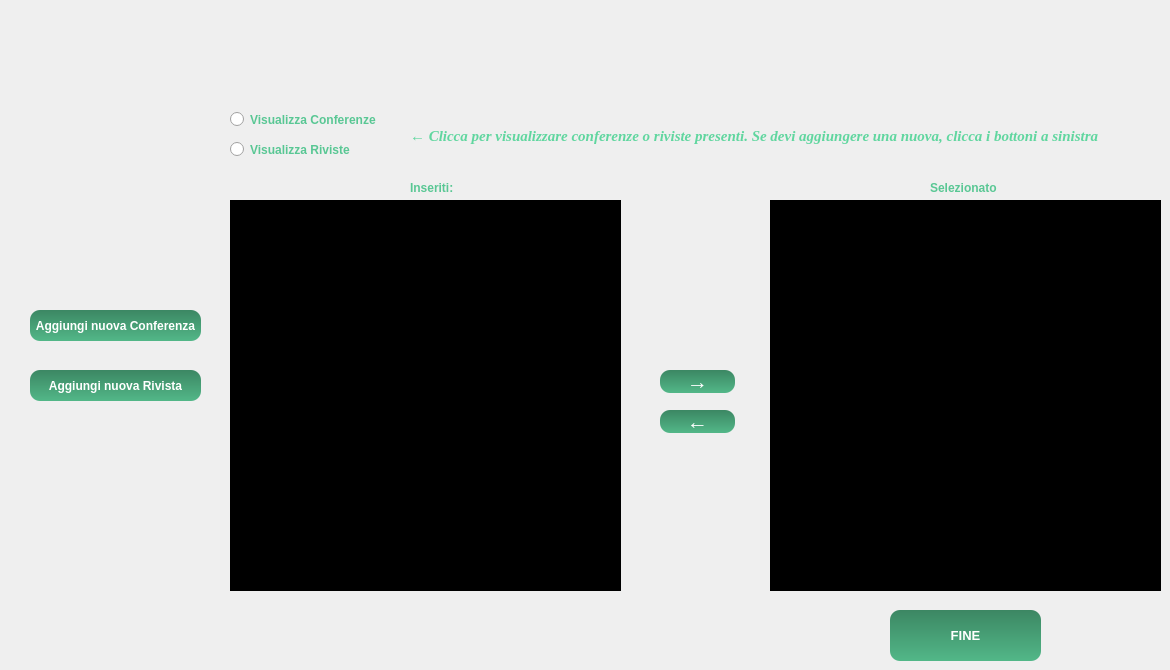
    <widget class="QWidget" name="paginaSelezioneConferenzaOrivista">
     <widget class="QRadioButton" name="radioPrendiConferenze">
      <property name="geometry">
       <rect>
        <x>230</x>
        <y>110</y>
        <width>161</width>
        <height>19</height>
       </rect>
      </property>
      <property name="font">
       <font>
        <family>Tahoma</family>
        <pointsize>9</pointsize>
        <weight>75</weight>
        <bold>true</bold>
       </font>
      </property>
      <property name="styleSheet">
       <string notr="true">color: rgb(89, 199, 148);</string>
      </property>
      <property name="text">
       <string>Visualizza Conferenze</string>
      </property>
     </widget>
     <widget class="QRadioButton" name="radioPrendiRiviste">
      <property name="geometry">
       <rect>
        <x>230</x>
        <y>140</y>
        <width>131</width>
        <height>19</height>
       </rect>
      </property>
      <property name="font">
       <font>
        <family>Tahoma</family>
        <pointsize>9</pointsize>
        <weight>75</weight>
        <bold>true</bold>
       </font>
      </property>
      <property name="styleSheet">
       <string notr="true">color: rgb(89, 199, 148);</string>
      </property>
      <property name="text">
       <string>Visualizza Riviste</string>
      </property>
     </widget>
     <widget class="QListWidget" name="conferenzaOrivistaSelezionata">
      <property name="geometry">
       <rect>
        <x>770</x>
        <y>200</y>
        <width>391</width>
        <height>391</height>
       </rect>
      </property>
      <property name="font">
       <font>
        <family>Tahoma</family>
        <pointsize>8</pointsize>
        <weight>75</weight>
        <bold>true</bold>
       </font>
      </property>
      <property name="styleSheet">
       <string notr="true">QListWidget{
background-color: rgb(0, 0, 0);
color: rgb(96, 214, 159);
}

  QListWidget::item:selected {
   background-color: rgb(96, 214, 159);
 }
</string>
      </property>
     </widget>
     <widget class="QLabel" name="label_42">
      <property name="geometry">
       <rect>
        <x>930</x>
        <y>180</y>
        <width>81</width>
        <height>16</height>
       </rect>
      </property>
      <property name="font">
       <font>
        <family>Tahoma</family>
        <pointsize>9</pointsize>
        <weight>75</weight>
        <bold>true</bold>
       </font>
      </property>
      <property name="styleSheet">
       <string notr="true">color: rgb(89, 199, 148);</string>
      </property>
      <property name="text">
       <string>Selezionato</string>
      </property>
     </widget>
     <widget class="QLabel" name="label_41">
      <property name="geometry">
       <rect>
        <x>410</x>
        <y>180</y>
        <width>51</width>
        <height>16</height>
       </rect>
      </property>
      <property name="font">
       <font>
        <family>Tahoma</family>
        <pointsize>9</pointsize>
        <weight>75</weight>
        <bold>true</bold>
       </font>
      </property>
      <property name="styleSheet">
       <string notr="true">color: rgb(89, 199, 148);</string>
      </property>
      <property name="text">
       <string>Inseriti:</string>
      </property>
     </widget>
     <widget class="QPushButton" name="bottRimuovi">
      <property name="geometry">
       <rect>
        <x>660</x>
        <y>410</y>
        <width>75</width>
        <height>23</height>
       </rect>
      </property>
      <property name="font">
       <font>
        <family>Tahoma</family>
        <pointsize>16</pointsize>
        <weight>75</weight>
        <italic>false</italic>
        <bold>true</bold>
       </font>
      </property>
      <property name="styleSheet">
       <string notr="true">QPushButton{
	background-color: qlineargradient(spread:pad, x1:1, y1:0, x2:1, y2:1, stop:0 rgba(60, 135, 99, 255), stop:1 rgba(82, 183, 136, 255));
	color: rgb(255, 255, 255);
	border-radius: 10px;
}

QPushButton:hover{
	background-color: rgb(60, 134, 99);
}
QPushButton:pressed {
	background-color: rgb(43, 97, 72);
}
</string>
      </property>
      <property name="text">
       <string>←</string>
      </property>
     </widget>
     <widget class="QListWidget" name="visualizzatoreConferenzeORiviste">
      <property name="geometry">
       <rect>
        <x>230</x>
        <y>200</y>
        <width>391</width>
        <height>391</height>
       </rect>
      </property>
      <property name="font">
       <font>
        <family>Tahoma</family>
        <pointsize>8</pointsize>
        <weight>75</weight>
        <bold>true</bold>
       </font>
      </property>
      <property name="styleSheet">
       <string notr="true">QListWidget{
background-color: rgb(0, 0, 0);
color: rgb(96, 214, 159);
}

  QListWidget::item:selected {
   background-color: rgb(96, 214, 159);
 }
</string>
      </property>
     </widget>
     <widget class="QPushButton" name="bottSeleziona">
      <property name="geometry">
       <rect>
        <x>660</x>
        <y>370</y>
        <width>75</width>
        <height>23</height>
       </rect>
      </property>
      <property name="font">
       <font>
        <family>Tahoma</family>
        <pointsize>16</pointsize>
        <weight>75</weight>
        <italic>false</italic>
        <bold>true</bold>
       </font>
      </property>
      <property name="styleSheet">
       <string notr="true">QPushButton{
	background-color: qlineargradient(spread:pad, x1:1, y1:0, x2:1, y2:1, stop:0 rgba(60, 135, 99, 255), stop:1 rgba(82, 183, 136, 255));
	color: rgb(255, 255, 255);
	border-radius: 10px;

}

QPushButton:hover{
	background-color: rgb(60, 134, 99);
}
QPushButton:pressed {
	background-color: rgb(43, 97, 72);
}
</string>
      </property>
      <property name="text">
       <string>→</string>
      </property>
     </widget>
     <widget class="QPushButton" name="bottoneFineConferenzaORivista">
      <property name="geometry">
       <rect>
        <x>890</x>
        <y>610</y>
        <width>151</width>
        <height>51</height>
       </rect>
      </property>
      <property name="font">
       <font>
        <family>Tahoma</family>
        <pointsize>10</pointsize>
        <weight>75</weight>
        <bold>true</bold>
       </font>
      </property>
      <property name="styleSheet">
       <string notr="true">QPushButton{
	background-color: qlineargradient(spread:pad, x1:1, y1:0, x2:1, y2:1, stop:0 rgba(60, 135, 99, 255), stop:1 rgba(82, 183, 136, 255));
	color: rgb(255, 255, 255);
	border-radius: 10px;

}

QPushButton:hover{
	background-color: rgb(60, 134, 99);
}
QPushButton:pressed {
	background-color: rgb(43, 97, 72);
}
</string>
      </property>
      <property name="text">
       <string>FINE</string>
      </property>
     </widget>
     <widget class="QPushButton" name="bottVaiAinsConferenza">
      <property name="geometry">
       <rect>
        <x>30</x>
        <y>310</y>
        <width>171</width>
        <height>31</height>
       </rect>
      </property>
      <property name="font">
       <font>
        <family>Tahoma</family>
        <weight>75</weight>
        <bold>true</bold>
       </font>
      </property>
      <property name="styleSheet">
       <string notr="true">QPushButton{
	background-color: qlineargradient(spread:pad, x1:1, y1:0, x2:1, y2:1, stop:0 rgba(60, 135, 99, 255), stop:1 rgba(82, 183, 136, 255));
	color: rgb(255, 255, 255);
	border-radius: 10px;
}

QPushButton:hover{
	background-color: rgb(60, 134, 99);
}
QPushButton:pressed {
	background-color: rgb(43, 97, 72);
}
</string>
      </property>
      <property name="text">
       <string>Aggiungi nuova Conferenza</string>
      </property>
     </widget>
     <widget class="QPushButton" name="bottVaiAinsRivista">
      <property name="geometry">
       <rect>
        <x>30</x>
        <y>370</y>
        <width>171</width>
        <height>31</height>
       </rect>
      </property>
      <property name="font">
       <font>
        <family>Tahoma</family>
        <weight>75</weight>
        <bold>true</bold>
       </font>
      </property>
      <property name="styleSheet">
       <string notr="true">QPushButton{
	background-color: qlineargradient(spread:pad, x1:1, y1:0, x2:1, y2:1, stop:0 rgba(60, 135, 99, 255), stop:1 rgba(82, 183, 136, 255));
	color: rgb(255, 255, 255);
	border-radius: 10px;
}

QPushButton:hover{
	background-color: rgb(60, 134, 99);
}
QPushButton:pressed {
	background-color: rgb(43, 97, 72);
}
</string>
      </property>
      <property name="text">
       <string>Aggiungi nuova Rivista</string>
      </property>
     </widget>
     <widget class="QLabel" name="label_39">
      <property name="geometry">
       <rect>
        <x>410</x>
        <y>110</y>
        <width>711</width>
        <height>51</height>
       </rect>
      </property>
      <property name="font">
       <font>
        <family>Times New Roman</family>
        <pointsize>11</pointsize>
        <weight>75</weight>
        <italic>true</italic>
        <bold>true</bold>
       </font>
      </property>
      <property name="styleSheet">
       <string notr="true">color: rgb(96, 214, 159);
</string>
      </property>
      <property name="text">
       <string>← Clicca per visualizzare conferenze o riviste presenti. Se devi aggiungere una nuova, clicca i bottoni a sinistra</string>
      </property>
      <property name="wordWrap">
       <bool>true</bool>
      </property>
     </widget>
    </widget>
